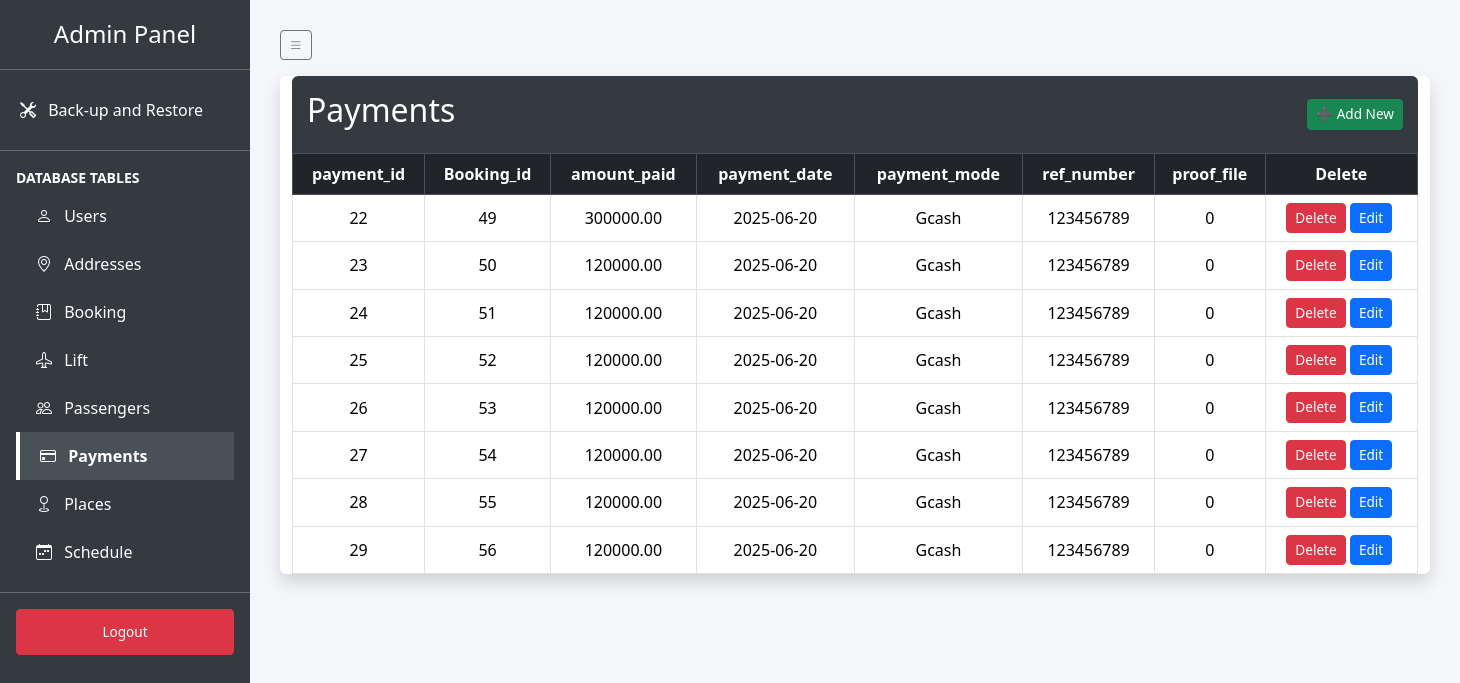
Page /admin_dashboard.php?table=payments (signed in) on the earlier database version.
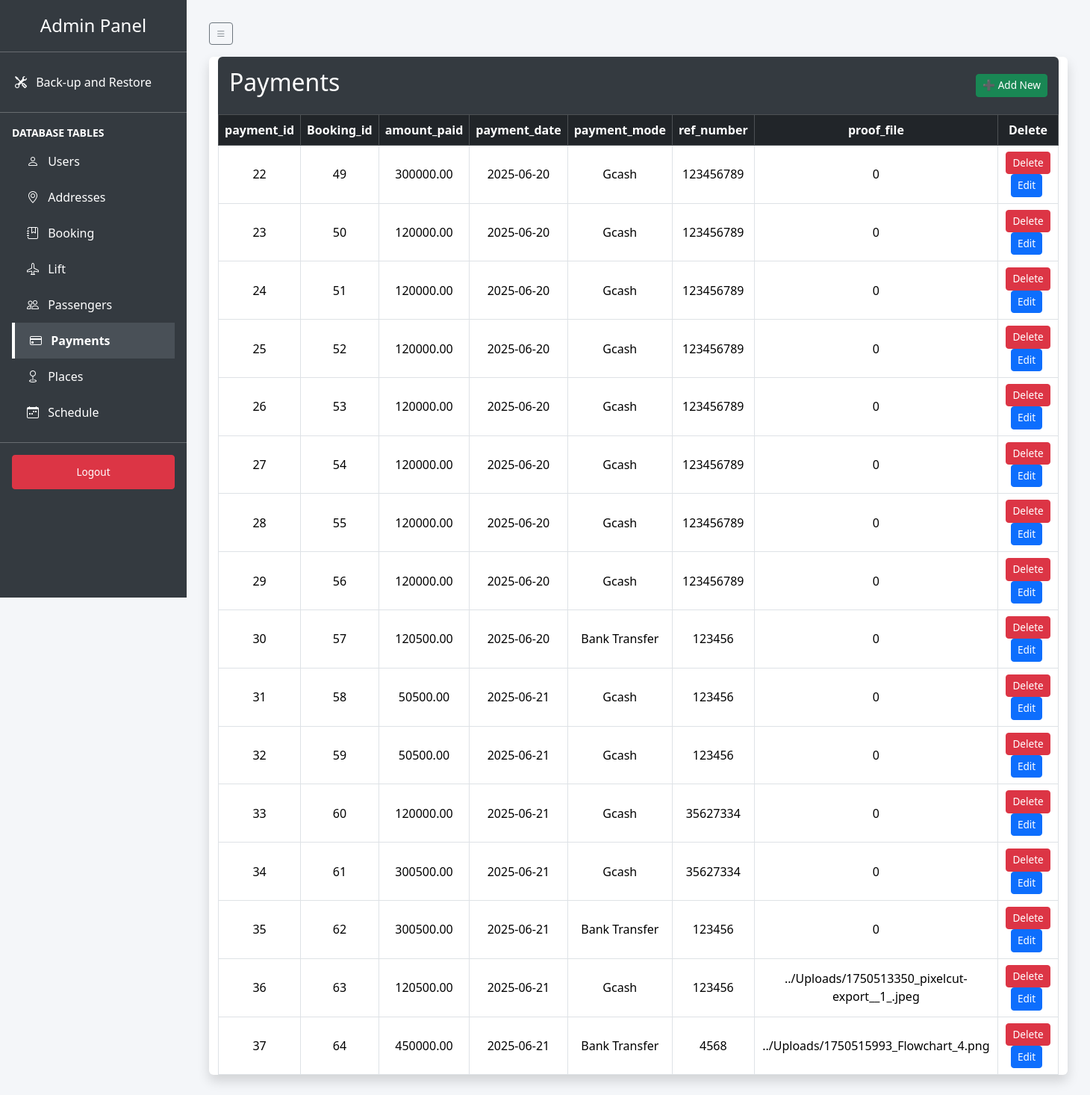
Same page on the later database version.
### tables this page shows
CREATE TABLE `payments` (
  `payment_id` int(11) NOT NULL AUTO_INCREMENT,
  `Booking_id` int(11) NOT NULL,
  `amount_paid` decimal(10,2) NOT NULL,
  `payment_date` date NOT NULL,
  `payment_mode` varchar(255) NOT NULL,
  `ref_number` int(11) NOT NULL,
  `proof_file` varchar(255) DEFAULT NULL,
  PRIMARY KEY (`payment_id`)
);

### admin_dashboard.php (the view, shortened to what this page needs)
<?php
require_once("config.php");
$tables = ['users', 'addresses', 'booking', 'lift', 'passengers', 'payments', 'places', 'schedule'];
$selected_table = isset($_GET['table']) ? $_GET['table'] : $tables[0];
?>
<!DOCTYPE html>
<html lang="en">
<head>
    <link href="https://cdn.jsdelivr.net/npm/bootstrap@5.3.3/dist/css/bootstrap.min.css" rel="stylesheet">
	<link href="https://cdn.jsdelivr.net/npm/bootstrap-icons@1.10.5/font/bootstrap-icons.css" rel="stylesheet">
</head>
<body>
<div class="sidebar">
    <h4>Admin Panel</h4>
    <hr class="text-white">
	<a href="#" class="sidebar-link" data-bs-toggle="modal" data-bs-target="#maintenanceModal">
		<i class="bi bi-tools me-2"></i>
		<span>Back-up and Restore</span>
	</a>
    <hr class="text-white my-3">
    <div class="px-3">
        <p class="text-white fw-bold small mb-1">DATABASE TABLES</p>
        <?php
        $icons = [
            'users' => 'bi-person',
            'addresses' => 'bi-geo-alt',
            'booking' => 'bi-journal-bookmark',
            'lift' => 'bi-airplane',
            'passengers' => 'bi-people',
            'payments' => 'bi-credit-card',
            'places' => 'bi-geo',
            'schedule' => 'bi-calendar-week'
        ];
        ?>
        <?php foreach ($tables as $table): ?>
            <a href="?table=<?php echo urlencode($table); ?>" class="sidebar-link <?php echo $selected_table === $table ? 'active' : ''; ?>">
                <i class="bi <?php echo $icons[$table]; ?> me-2"></i>
                <span><?php echo ucfirst($table); ?></span>
            </a>
        <?php endforeach; ?>
    </div>
    <hr class="text-white my-3">
    <div class="px-3">
        <a href="?logout=true" class="btn btn-danger btn-sm w-100">Logout</a>
    </div>
</div>
<div class="main-content">
	<button id="toggleSidebar" class="btn btn-outline-secondary btn-sm mb-3">
		<i class="bi bi-list"></i>
	</button>
    <div class="table-container">
        <div class="container bg-white shadow rounded">
            <div class="header">
                <h2><?php echo ucfirst($selected_table); ?></h2>
				<a href="add_record.php?table=<?php echo urlencode($selected_table); ?>" class="btn btn-success btn-sm">➕ Add New</a>
            </div>
            <?php
            try {
                $stmt = $db->query("SHOW COLUMNS FROM `$selected_table`");
                $columns = $stmt->fetchAll(PDO::FETCH_ASSOC);
            } catch (PDOException $e) {
                echo "<div class='alert alert-danger'>Error fetching columns: " . $e->getMessage() . "</div>";
                $columns = [];
            }
            ?>
            <table class="table table-bordered mb-0">
                <thead class="table-dark">
                    <tr>
                        <?php foreach ($columns as $column): ?>
                            <th><?php echo htmlspecialchars($column['Field']); ?></th>
                        <?php endforeach; ?>
                        <th>Delete</th>
                    </tr>
                </thead>
                <tbody>
                    <?php
                    try {
                        $stmt = $db->query("SELECT * FROM `$selected_table`");
                        while ($row = $stmt->fetch(PDO::FETCH_ASSOC)) {
                            echo "<tr>";
                            foreach ($row as $key => $value) {
                                if ($selected_table === 'users' && $key === 'password') {
                                    echo "<td>••••••••</td>";
                                } else {
                                    echo "<td>" . htmlspecialchars($value ?? 'NULL') . "</td>";
                                }
                            }
                            $primary_key = $columns[0]['Field'];
                            $delete_url = "delete_record.php?table=" . urlencode($selected_table) . "&id=" . urlencode($row[$primary_key]) . "&pk=" . urlencode($primary_key);
							$edit_url = "edit_record.php?table=" . urlencode($selected_table) . "&id=" . urlencode($row[$primary_key]) . "&pk=" . urlencode($primary_key);
                            echo "<td>
                                <a href='$delete_url' class='btn btn-danger btn-sm' onclick=\"return confirm('Are you sure you want to delete this record from $selected_table?');\">Delete</a>
								<a href='$edit_url' class='btn btn-primary btn-sm me-1'>Edit</a>
                            </td>";
                            echo "</tr>";
                        }
                    } catch (PDOException $e) {
                        echo "<tr><td colspan='" . (count($columns) + 1) . "'>Error fetching data: " . $e->getMessage() . "</td></tr>";
                    }
                    ?>
                </tbody>
            </table>
        </div>
    </div>
</div>
</body>
</html>

Differences in the rows shown:
added payments: payment_id "30", Booking "57", amount_paid "120500.00", payment_date "2025-06-20", payment_mode "Bank Transfer", ref_number "123456", proof_file "0"
added payments: payment_id "31", Booking "58", amount_paid "50500.00", payment_date "2025-06-21", payment_mode "Gcash", ref_number "123456", proof_file "0"
added payments: payment_id "32", Booking "59", amount_paid "50500.00", payment_date "2025-06-21", payment_mode "Gcash", ref_number "123456", proof_file "0"
added payments: payment_id "33", Booking "60", amount_paid "120000.00", payment_date "2025-06-21", payment_mode "Gcash", ref_number "35627334", proof_file "0"
added payments: payment_id "34", Booking "61", amount_paid "300500.00", payment_date "2025-06-21", payment_mode "Gcash", ref_number "35627334", proof_file "0"
added payments: payment_id "35", Booking "62", amount_paid "300500.00", payment_date "2025-06-21", payment_mode "Bank Transfer", ref_number "123456", proof_file "0"
added payments: payment_id "36", Booking "63", amount_paid "120500.00", payment_date "2025-06-21", payment_mode "Gcash", ref_number "123456", proof_file "../Uploads/1750513350_pixelcut-export__1_.jpeg"
added payments: payment_id "37", Booking "64", amount_paid "450000.00", payment_date "2025-06-21", payment_mode "Bank Transfer", ref_number "4568", proof_file "../Uploads/1750515993_Flowchart_4.png"
